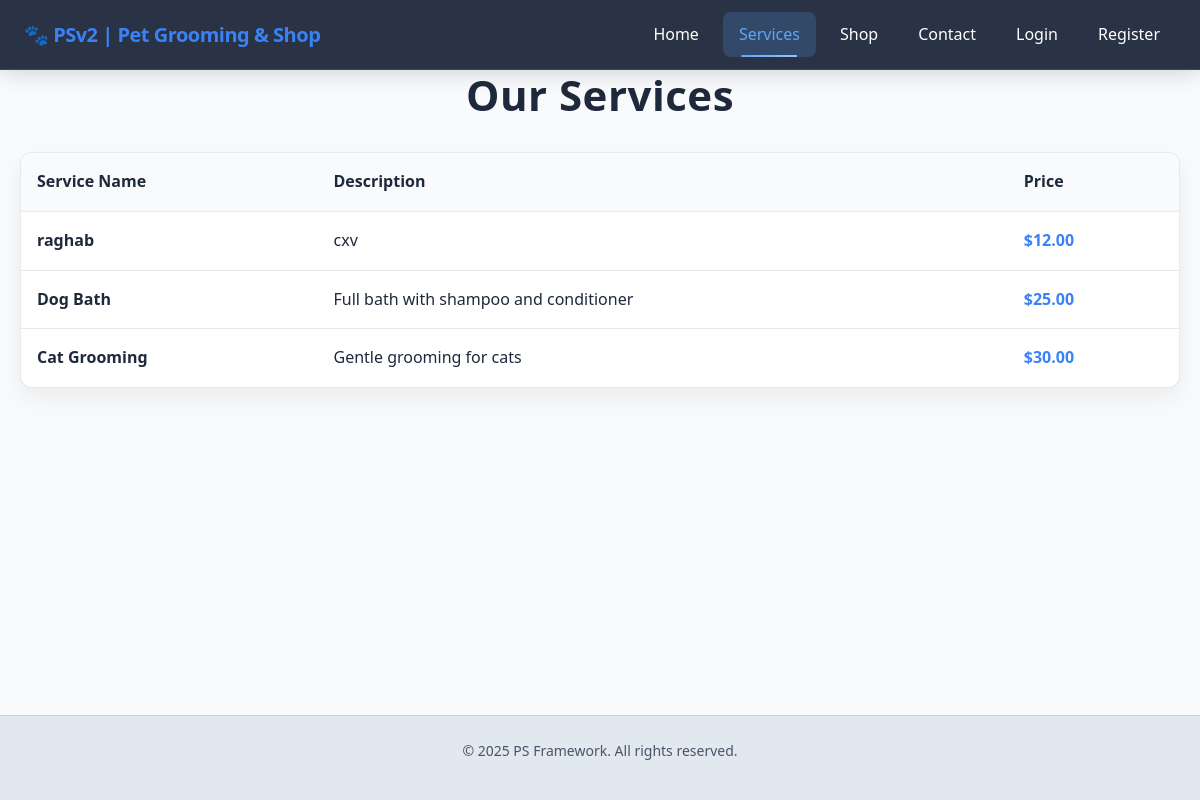
Page /services on the earlier database version.
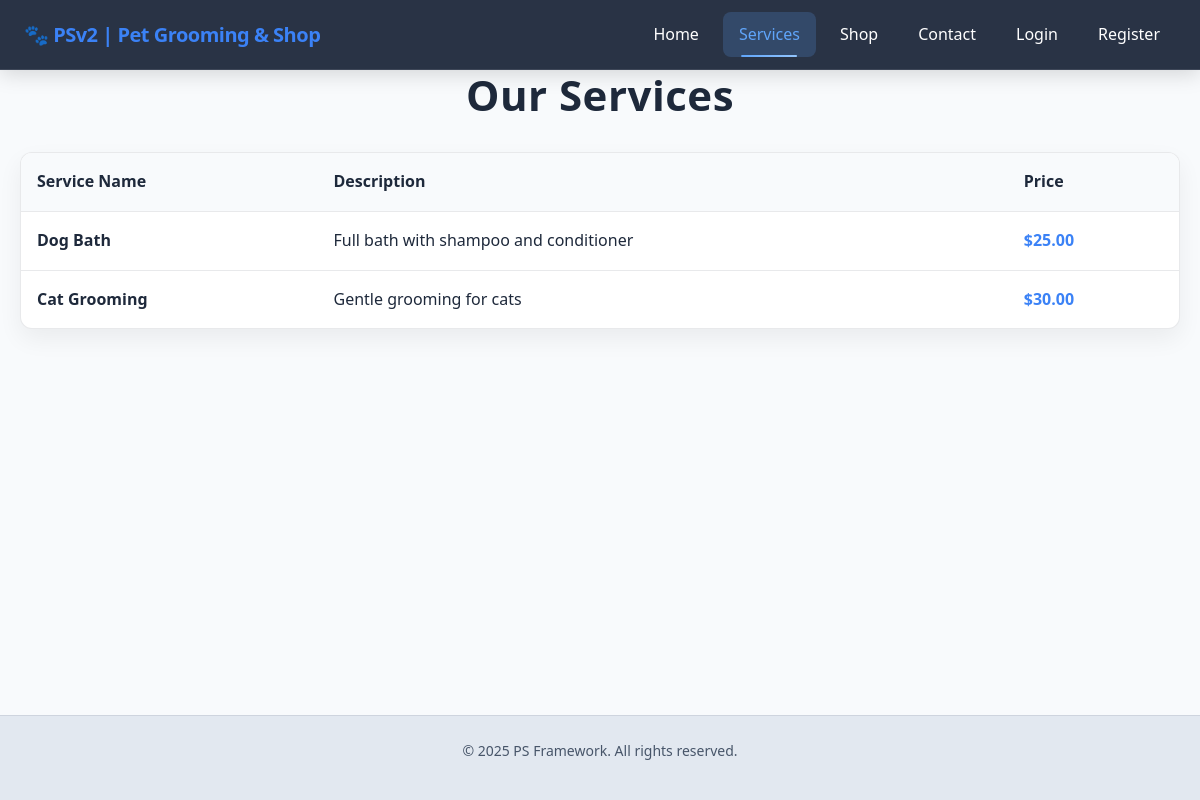
Same page on the later database version.
### app/models.py (models this page shows, shortened)
class Service(db.Model):
    id = db.Column(db.Integer, primary_key=True)
    name = db.Column(db.String(100), nullable=False)
    description = db.Column(db.Text)
    price = db.Column(db.Float)

### app/routes/services.py (the view)
@services_bp.route('/services')
def services_list():
    services = Service.query.all()
    return render_template('services.html', services=services)

### app/templates/services.html (shortened to what this page needs)
{% extends "base.html" %}
{% block content %}
<div class="page-header">
    <h1 class="page-title">Our Services</h1>
</div>
{% if services %}
    <div class="services-table">
        <table>
            <thead>
                <tr>
                    <th>Service Name</th>
                    <th>Description</th>
                    <th>Price</th>
                </tr>
            </thead>
            <tbody>
                {% for service in services %}
                <tr>
                    <td><strong>{{ service.name }}</strong></td>
                    <td>
                        {% if service.description %}
                            {{ service.description }}
                        {% else %}
                            <em style="color: var(--muted);">No description available</em>
                        {% endif %}
                    </td>
                    <td class="price">
                        {% if service.price %}
                            ${{ "%.2f"|format(service.price) }}
                        {% else %}
                            <em style="color: var(--muted);">Contact for pricing</em>
                        {% endif %}
                    </td>
                </tr>
                {% endfor %}
            </tbody>
        </table>
    </div>
{% else %}
    <div class="empty-state">
        <h2>No services available yet.</h2>
        <p>We're working on adding our service offerings. Please check back soon!</p>
    </div>
{% endif %}
{% endblock %}

Differences in the rows shown:
removed Service: name "raghab", description "cxv", price "12.00"
